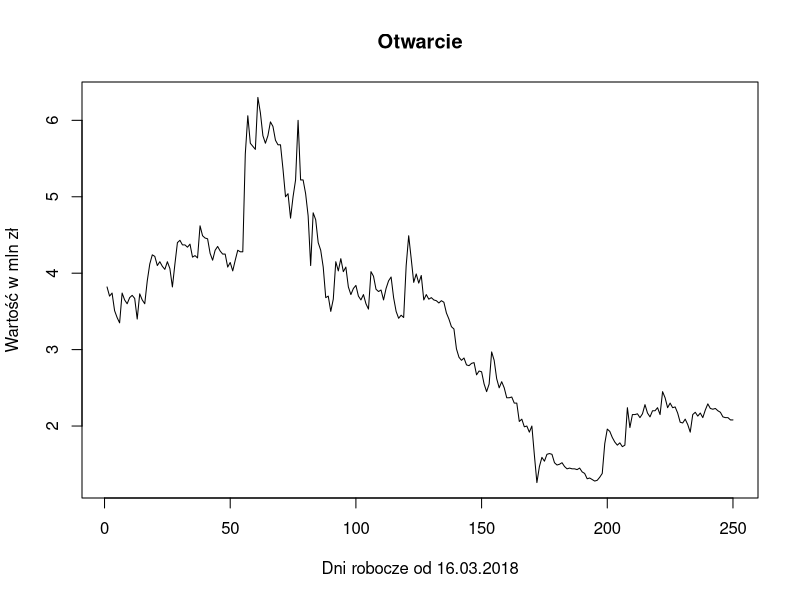
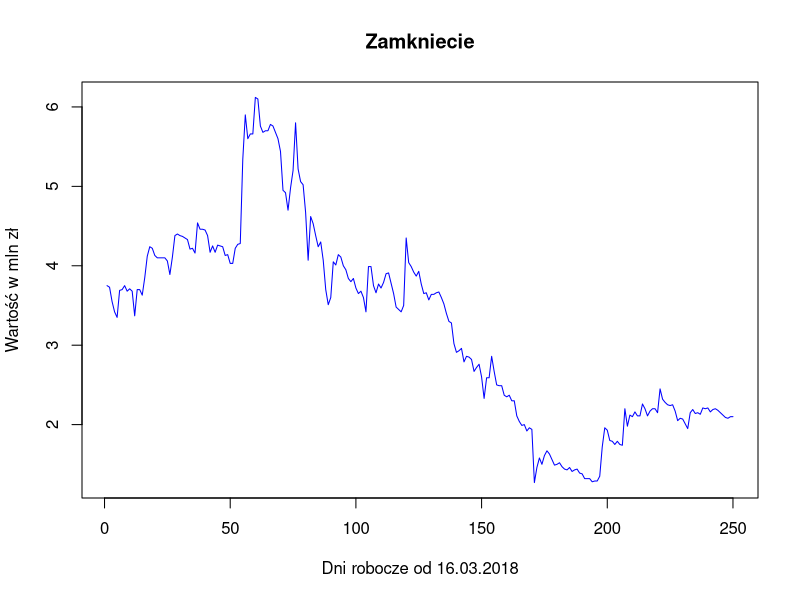
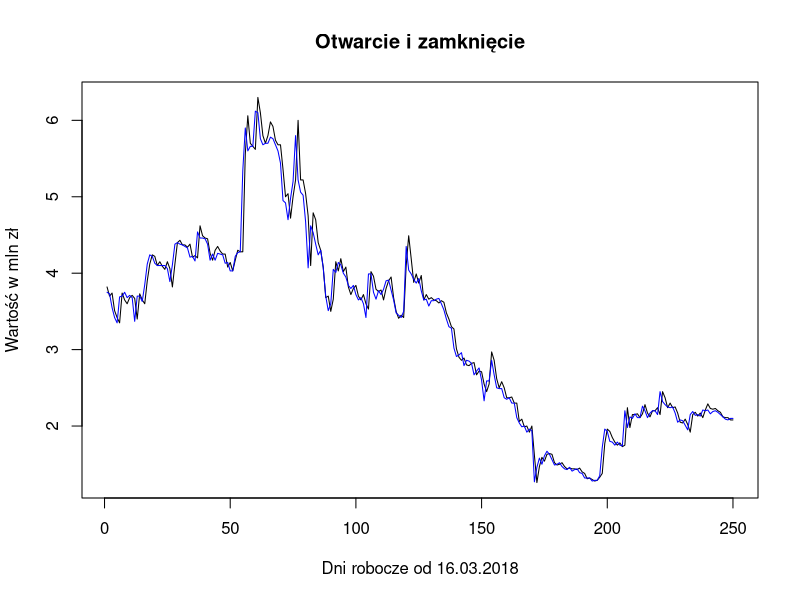
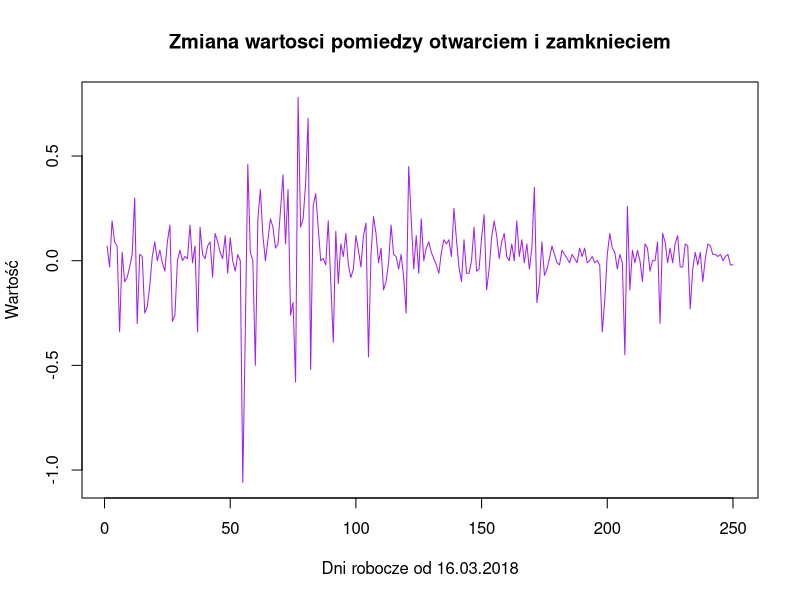
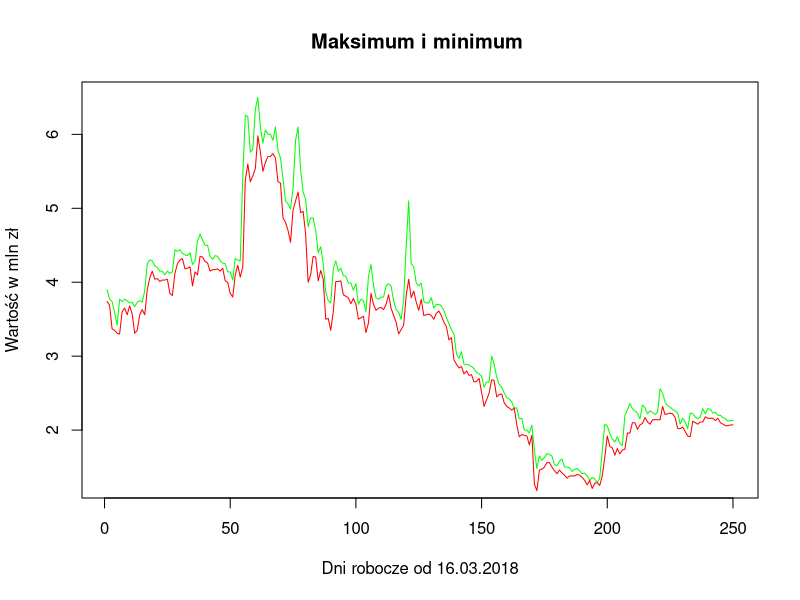
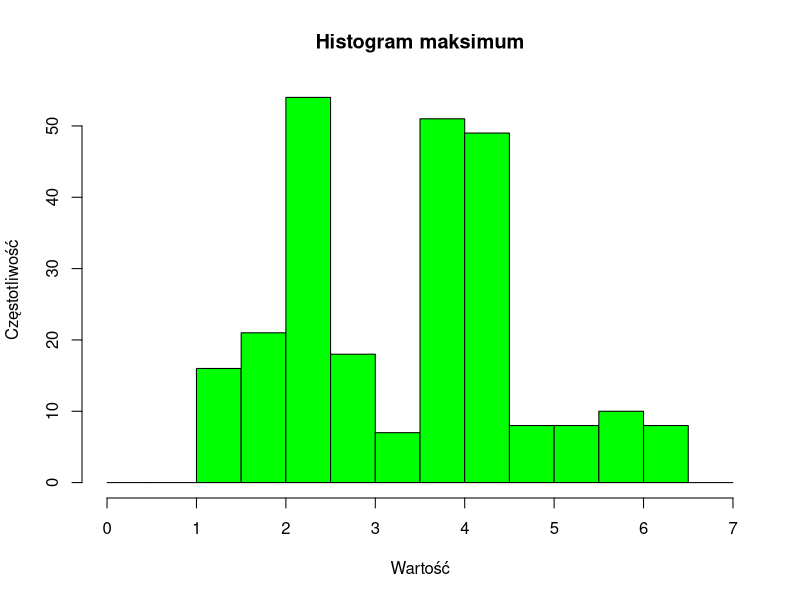
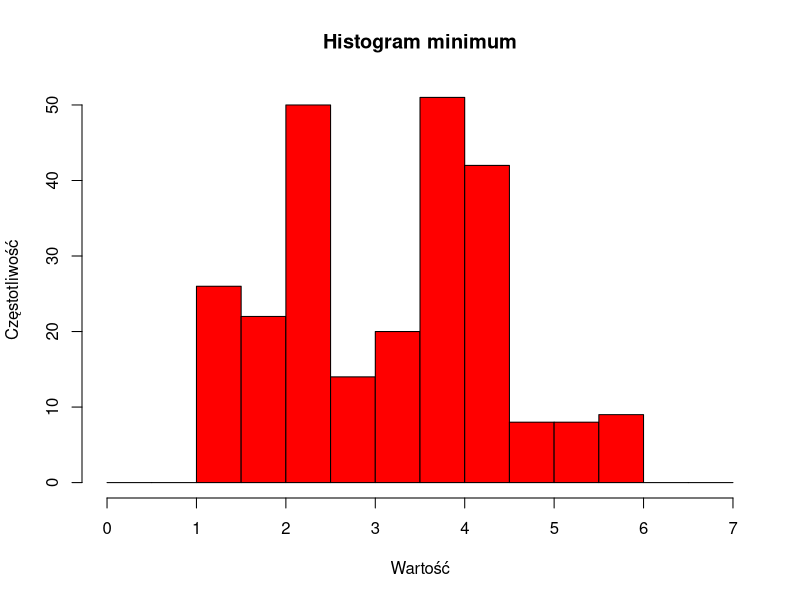
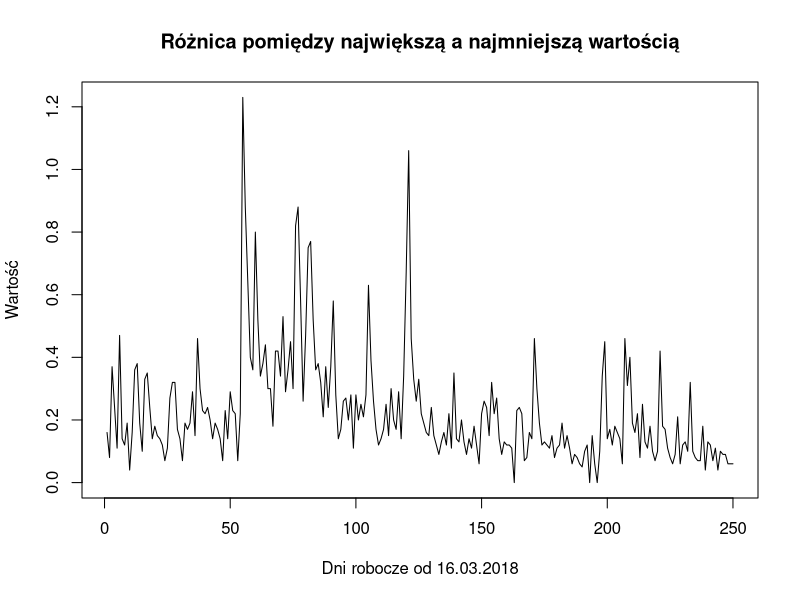

The R source for these figures, in order:
## ---- chunk 1
knitr::opts_chunk$set(echo = TRUE)
## ---- chunk 2
dgpw1 <- read.csv("GPW-VividGamesSA-dane.csv", col.names =c("Data","Otwarcie","Zamkniecie","Max","Min","Obrot_mln_zl","Zmiana_proc."))
head(dgpw1)
## ---- chunk 3
dgpw<-dgpw1[,2:5]
head(dgpw)
## ---- chunk 4
summary(dgpw)
## ---- chunk 5
x=250:1
  
wykres_otw=plot(x,dgpw$Otwarcie, type ="l", main="Otwarcie", xlab="Dni robocze od 16.03.2018", ylab="Wartość w mln zł")
plot(x,dgpw$Zamkniecie, type ="l",   main="Zamkniecie", xlab="Dni robocze od 16.03.2018", ylab="Wartość w mln zł", col="blue")
## ---- chunk 6
plot(x,dgpw$Otwarcie, type ="l", main="Otwarcie i zamknięcie", xlab="Dni robocze od 16.03.2018", ylab="Wartość w mln zł")
lines(x,dgpw$Zamkniecie, type ="l",  col="blue")
## ---- chunk 7
i=1
otw=dgpw$Otwarcie
zam=dgpw$Zamkniecie
zmiana=rep(0,250)
for(i in 1:250){
  zmiana[i]=otw[i]-zam[i]
}
plot(x,zmiana, type="l", main="Zmiana wartosci pomiedzy otwarciem i zamknieciem", xlab="Dni robocze od 16.03.2018", ylab="Wartość", col="purple")
## ---- chunk 8
plot(x,dgpw$Max, type ="l", main="Maksimum i minimum ", xlab="Dni robocze od 16.03.2018", ylab="Wartość w mln zł", col="green")
lines(x,dgpw$Min, type ="l",  col="red")
## ---- chunk 9
hist(dgpw$Max, main="Histogram maksimum", xlab="Wartość", ylab="Częstotliwość", col="green", breaks=c(0,0.5,1,1.5,2,2.5,3,3.5,4,4.5,5,5.5,6,6.5,7) )
hist(dgpw$Min, main="Histogram minimum", xlab="Wartość", ylab="Częstotliwość", col="red", breaks=c(0,0.5,1,1.5,2,2.5,3,3.5,4,4.5,5,5.5,6,6.5,7) )
## ---- chunk 10
i=1
Maxi=dgpw$Max
Mini=dgpw$Min
roznica=rep(0,250)
for(i in 1:250){
  roznica[i]=Maxi[i]-Mini[i]
}
plot(x,roznica, type="l", main="Różnica pomiędzy największą a najmniejszą wartością", xlab="Dni robocze od 16.03.2018", ylab="Wartość")
## ---- chunk 11
boxplot(dgpw$Otwarcie,dgpw$Zamkniecie,dgpw$Max,dgpw$Min, names=c("Otwarcie","Zamkniecie","Maksimum","Minimum"), col=rainbow(5))
## ---- chunk 12
dgpw2 <- read.csv("GPW-VividGamesSA-dane.csv", col.names =c("Data","Otwarcie","Zamkniecie","Max","Min","Obrot_mln_zl","Zmiana_proc."))
x=length(dgpw2$Data):1
 plot(x,dgpw2$Otwarcie,'p',col="red", xlab="Dni robocze", ylab="Cena otwarcia");
 reg <- lm(dgpw2$Otwarcie~x);
 abline(reg)
## ---- chunk 13
summary(reg)
## ---- chunk 14
blad_sredniokwad <- function(zbior, pred) 
    { n=length(pred)
    i=1
    suma=0
    blad=0
    for(i in 1:n){ 
      l=pred$fitted.values[i]
      blad[i]=(zbior[i]-l)^2
    suma=suma+blad[i]
      }
   return(suma/n)
    }

Statystyka_theila <- function(zbior, pred) 
    {
    
    n=length(pred)
    i=1
    sumalicz=0
    sumamian=0
    roz=0
    for(i in 1:n){ 
      l=pred$fitted.values[i]
      
      roz[i]=(zbior[i+1]-l)^2
    sumalicz=sumalicz+roz[i]
    sumamian=sumamian+l^2
      }
   iloraz=sumalicz/sumamian
   return(iloraz)
}



## ---- chunk 15
dl=length(dgpw2$Otwarcie)
n0=1:dl
otwarcie=dgpw2$Otwarcie
model=lm(otwarcie~n0)

plot(n0,otwarcie,main="predykcja w oparciu o dane z ostatniego roku", xlab="dni", ylab="cena otwarcia")
lines(predict(model), col="blue")

## ---- chunk 16
blad_sredniokwad(dgpw$Otwarcie,model)
## ---- chunk 17
Statystyka_theila(dgpw$Otwarcie,model)
## ---- chunk 18
n=100
otwarcie2=dgpw2$Otwarcie[11:n]
x2=1:90
model90=lm(otwarcie2~x2)
plot(x2, otwarcie2,main="predykcja w oparciu o dane z 90 dni", xlab="dni", ylab="cena otwarcia")
predykcja90=predict(model90)
lines(x2,predykcja90, col="blue")
## ---- chunk 19
blad_sredniokwad(dgpw$Otwarcie,model90)
## ---- chunk 20
Statystyka_theila(dgpw$Otwarcie,model90)
## ---- chunk 21
n2=28
otwarcie3=dgpw2$Otwarcie[14:n2]
x3=1:15
model14=lm(otwarcie3~x3)
plot(x3,otwarcie3,main="predykcja w oparciu o dane z  14 dni", xlab="dni", ylab="cena otwarcia")
lines(predict(model14), col="blue")
## ---- chunk 22
blad_sredniokwad(dgpw$Otwarcie,model14)
## ---- chunk 23
Statystyka_theila(dgpw$Otwarcie,model14)
